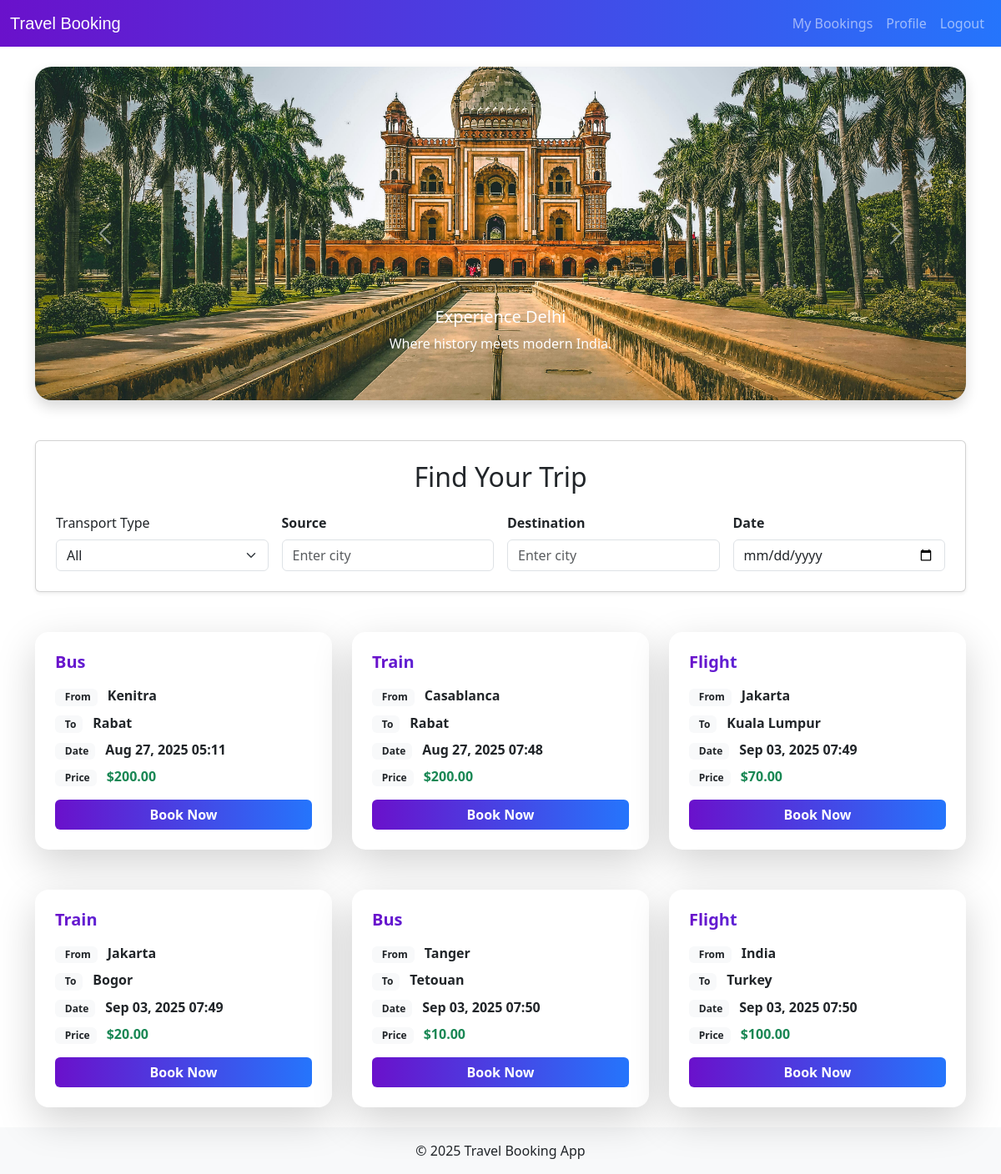
The app's page / (signed in) with its own data.
### travel_app/models.py (models this page shows, shortened)
class TravelOption(models.Model):
    options = [
        ('Flight', 'Flight'),
        ('Train', 'Train'),
        ('Bus', 'Bus'),
    ]
    type = models.CharField(choices=options, max_length=50)
    source = models.CharField(max_length=100)
    destination = models.CharField(max_length=100)
    date_and_time = models.DateTimeField()
    price = models.DecimalField(max_digits=10, decimal_places=2)
    available_seats = models.IntegerField()

### travel_app/views.py (the view)
# urls.py: path("", views.home, name="home"),
def home(request):
    qs = TravelOption.objects.all()
    t = request.GET.get('type')
    src = request.GET.get('source')
    dest = request.GET.get('destination')
    date = request.GET.get('date')
    if t:
        qs = qs.filter(type=t)
    if src:
        qs = qs.filter(source__icontains=src)
    if dest:
        qs = qs.filter(destination__icontains=dest)
    if date:
        qs = qs.filter(date_and_time__date=date)
    if request.headers.get('x-requested-with') == 'XMLHttpRequest':
        html = render_to_string('travel_cards.html', {'travel_options': qs})
        return JsonResponse({'html': html})
    return render(request, 'home.html', {
        'travel_options': qs,
        'type_choices': TravelOption.options
    })

### travel_app/templates/home.html (shortened to what this page needs)
{% extends 'base.html' %}
{% load static %}
{% block content %}
    <div id="citySlider" class="carousel slide mb-5 shadow" data-bs-ride="carousel" style="border-radius: 20px; overflow:hidden;">
        <div class="carousel-inner">
            <div class="carousel-item active">
                <img src="{% static 'images/image1.jpg' %}" class="d-block w-100" style="height:400px; object-fit:cover;">
                <div class="carousel-caption d-none d-md-block">
                    <h5>Experience Delhi</h5>
                    <p>Where history meets modern India.</p>
                </div>
            </div>
        </div>
        <button class="carousel-control-prev" type="button" data-bs-target="#citySlider" data-bs-slide="prev">
            <span class="carousel-control-prev-icon"></span>
        </button>
        <button class="carousel-control-next" type="button" data-bs-target="#citySlider" data-bs-slide="next">
            <span class="carousel-control-next-icon"></span>
        </button>
    </div>
    <div class="card shadow-sm p-4 mb-5">
        <h2 class="text-center mb-4">Find Your Trip</h2>
        <form id="search-form" class="row g-3">
            <div class="col-md-3">
                <label for="type" class="form-label">Transport Type</label>
                <select name="type" id="type" class="form-select filter">
                    <option value="">All</option>
                </select>
            </div>
            <div class="col-md-3">
                <label class="form-label fw-semibold">Source</label>
                <input type="text" name="source" id="source" class="form-control filter" placeholder="Enter city">
            </div>
            <div class="col-md-3">
                <label class="form-label fw-semibold">Destination</label>
                <input type="text" name="destination" id="destination" class="form-control filter" placeholder="Enter city">
            </div>
            <div class="col-md-3">
                <label class="form-label fw-semibold">Date</label>
                <input type="date" name="date" id="date" class="form-control filter">
            </div>
        </form>
    </div>
    <div id="results" class="row g-4">
        {% include 'travel_cards.html' with travel_options=travel_options %}
    </div>
</div>
{% endblock %}

### travel_app/templates/travel_cards.html (shortened to what this page needs)
{% for option in travel_options %}
<div class="col-sm-12 col-md-6 col-lg-4 mb-4">
    <div class="card h-100 border-0 shadow-lg rounded-4 position-relative overflow-hidden">
        <div class="card-body d-flex flex-column justify-content-between p-4">
            <div>
                <h5 class="card-title fw-bold text-gradient mb-3">{{ option.type }}</h5>
                <div class="mb-2">
                    <span class="badge bg-light text-dark me-2">From</span>
                    <span class="fw-semibold">{{ option.source }}</span>
                </div>
                <div class="mb-2">
                    <span class="badge bg-light text-dark me-2">To</span>
                    <span class="fw-semibold">{{ option.destination }}</span>
                </div>
                <div class="mb-2">
                    <span class="badge bg-light text-dark me-2">Date</span>
                    <span class="fw-semibold">{{ option.date_and_time|date:"M d, Y H:i" }}</span>
                </div>
                <div class="mb-3">
                    <span class="badge bg-light text-dark me-2">Price</span>
                    <span class="fw-semibold text-success">${{ option.price }}</span>
                </div>
            </div>
            <a href="{% url 'book' option.id %}" class="btn btn-gradient w-100 fw-semibold mt-auto">Book Now</a>
        </div>
    </div>
</div>
{% empty %}
<div class="col-12">
    <div class="alert alert-warning text-center fs-5" role="alert">
        😕 No transportation options found. Try adjusting your search filters.
    </div>
</div>
{% endfor %}

### travel_app/static/travel_app/style.css (style rules this page uses)
.text-gradient { background: linear-gradient(90deg, #6a11cb, #2575fc); -webkit-background-clip: text; -webkit-text-fill-color: transparent; }
.btn-gradient { background: linear-gradient(90deg, #6a11cb, #2575fc); color: white; border: none; transition: all 0.3s ease; }

### records on screen
TravelOption: type "Bus", source "Kenitra", destination "Rabat", date_and_time "Aug 27, 2025 05:11", price "200.00"
TravelOption: type "Train", source "Casablanca", destination "Rabat", date_and_time "Aug 27, 2025 07:48", price "200.00"
TravelOption: type "Flight", source "Jakarta", destination "Kuala Lumpur", date_and_time "Sep 03, 2025 07:49", price "70.00"
TravelOption: type "Train", source "Jakarta", destination "Bogor", date_and_time "Sep 03, 2025 07:49", price "20.00"
TravelOption: type "Bus", source "Tanger", destination "Tetouan", date_and_time "Sep 03, 2025 07:50", price "10.00"
TravelOption: type "Flight", source "India", destination "Turkey", date_and_time "Sep 03, 2025 07:50", price "100.00"
